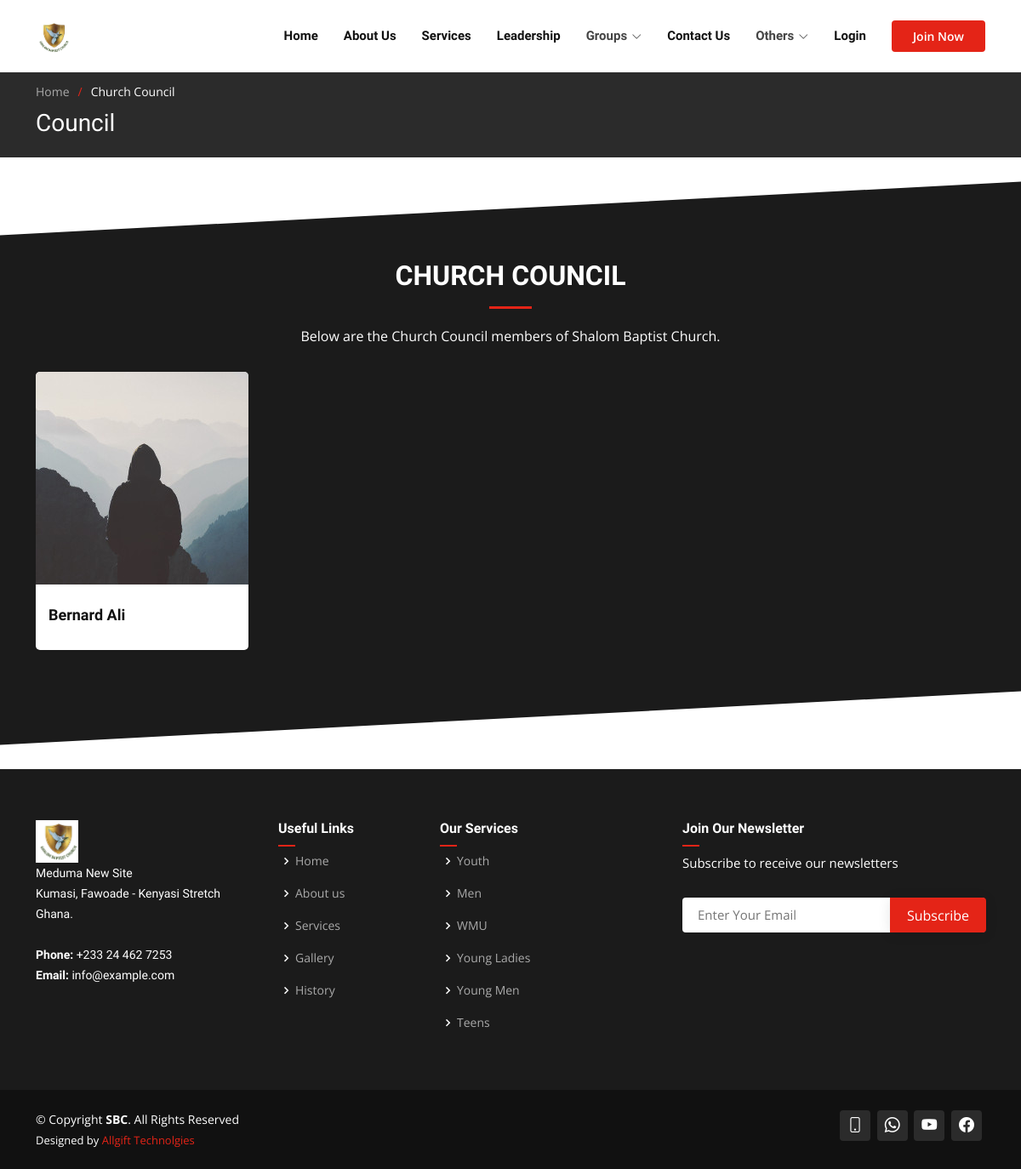
The page /council/ on the database its author committed.
### authy/models.py (models this page shows, shortened)
class Profile(models.Model):
    user = models.OneToOneField(User, on_delete=models.CASCADE, related_name='profile')
    full_name = models.CharField(max_length=50)
    gender = models.CharField(max_length=50, choices=GENDER_CHOICES, null=True, blank=True)
    blood_group = models.CharField(max_length=50, choices=BLOOD_CHOICES, null=True, blank=True)
    place_of_residence = models.CharField(max_length=50)
    birth_date = models.DateField(null=True, blank=True)
    work_status = models.CharField(max_length=50, choices=WORK_STATUS_CHOICES, default='Student')
    organisation_name = models.CharField(max_length=50, null=True, blank=True)
    education_level = models.CharField(max_length=50, choices=EDUCATION_LEVEL_CHOICES, null=True, blank=True)
    image = models.ImageField(default='default.jpg', upload_to='profile_pics', null=True, blank=True)
    created = models.DateField(auto_now_add=True)
    hometown = models.CharField(max_length=50, null=True, blank=True)
    marital_status = models.CharField(max_length=20, choices=MARRIAGE_STATUS_CHOICE, default='Single')
    spouse = models.CharField(max_length=50, null=True, blank=True)
    no_of_children = models.IntegerField(null=True, blank=True)
    phone_no = models.CharField(max_length=20)
    email = models.CharField(max_length=50, null=True, blank=True)
    father_name = models.CharField(max_length=100, null=True, blank=True)
    father_alive = models.CharField(max_length=3, choices=YES_NO_CHOICES, default='Yes')
    mother_name = models.CharField(max_length=100, null=True, blank=True)
    mother_alive = models.CharField(max_length=3, choices=YES_NO_CHOICES, default='Yes')
    next_of_kin_contact = models.CharField(max_length=20, null=True, blank=True)
    date_joined = models.DateField(null=True, blank=True)
    baptism = models.CharField(max_length=10, choices=BAPTISM_CHOICES, default='Not Yet')
    family = models.ForeignKey(Family, on_delete=models.DO_NOTHING, null=True, blank=True, related_name='family')
    auxiliary = models.ForeignKey(Auxiliaries, on_delete=models.DO_NOTHING, null=True, blank=True)
    ministry = models.ForeignKey(Ministries, on_delete=models.DO_NOTHING, null=True, blank=True)
    is_deacon = models.BooleanField(default=False)
    is_council_member = models.BooleanField(default=False)

### core/models.py (models this page shows, shortened)
class Auxiliaries(models.Model):
    name = models.CharField(max_length=255)
    designation = models.CharField(max_length=255, blank=True, null=True)
    about_us = models.TextField(blank=True, null=True)
    mission = models.TextField(blank=True, null=True)
    speech = models.TextField(blank=True, null=True)
    president_picture = models.ImageField(default='group.png', upload_to='auxiliaries', blank=True, null=True)
    group_img = models.ImageField(default='group.png', upload_to='auxiliaries', blank=True, null=True)
    contribution_target = models.DecimalField(max_digits=8, decimal_places=2, blank=True, null=True)
    def get_absolute_url(self):
        return reverse('aux_details', args=[str(self.id)])

### core/views.py (the view)
# urls.py: path('council/', views.council_view, name='council'),
def council_view(request):
    auxiliaries = Auxiliaries.objects.all()
    families = Family.objects.all()
    ministries = Ministries.objects.all()
    councils = Profile.objects.filter(is_council_member=True)
    context = {
        'councils': councils,
        'auxiliaries': auxiliaries,
        'families': families,
        'ministries': ministries,
    }
    return render(request, 'core/councils.html', context)

### core/models.py (called while the page is built)
    def get_absolute_url(self):
        return reverse('family_details', args=[str(self.id)])

    def get_absolute_url(self):
        return reverse('min_details', args=[str(self.id)])

### templates/core/councils.html (shortened to what this page needs)
{% extends 'base.html' %}
{% load static %}
{% load crispy_forms_tags %}
{% block content %}
    <section class="breadcrumbs">
      <div class="container">
        <ol>
          <li><a href="{% url 'home' %}">Home</a></li>
          <li>Church Council</li>
        </ol>
        <h2>Council</h2>
      </div>
    </section>
    <section id="team" class="team section-bg">
      <div class="container" data-aos="fade-up">
        <div class="section-title">
          <h2>Church Council</h2>
          <p>Below are the Church Council members of Shalom Baptist Church.</p>
        </div>
        <div class="row">
            {% for deacon in councils %}
                <div class="col-lg-3 col-md-6 d-flex align-items-stretch">
            <div class="member" data-aos="fade-up" data-aos-delay="100">
              <div class="member-img">
                <img src="{{deacon.image.url}}" class="img-fluid" alt="">
              </div>
              <div class="member-info">
                <h4>{{deacon.full_name}}</h4>
              </div>
            </div>
          </div>
            {% empty %}
                <p style="text-align:center;">No Church Council Member Added Yet</p>
            {% endfor %}
        </div>
      </div>
    </section>
{% endblock content %}

### templates/base.html (shortened to what this page needs)
{% load static %}
<!DOCTYPE html>
<html lang="en">
<head>
  <link href="{% static 'assets/vendor/aos/aos.css' %}" rel="stylesheet">
  <link href="{% static 'assets/vendor/bootstrap/css/bootstrap.min.css' %}" rel="stylesheet">
  <link href="{% static 'assets/vendor/bootstrap-icons/bootstrap-icons.css' %}" rel="stylesheet">
  <link href="{% static 'assets/vendor/boxicons/css/boxicons.min.css' %}" rel="stylesheet">
  <link href="{% static 'assets/vendor/glightbox/css/glightbox.min.css' %}" rel="stylesheet">
  <link href="{% static 'assets/vendor/remixicon/remixicon.css' %}" rel="stylesheet">
  <link href="{% static 'assets/vendor/swiper/swiper-bundle.min.css' %}" rel="stylesheet">
  <link href="{% static 'assets/css/style.css' %}" rel="stylesheet">
</head>
<body>
  <header id="header" class="fixed-top d-flex align-items-center">
    <div class="container d-flex align-items-center">
       <a href="{% url 'home' %}" class="logo me-auto"><img src="{% static 'assets/img/shalom_logo.png' %}" alt=""></a>
      <nav id="navbar" class="navbar order-last order-lg-0">
        <ul>
          <li><a href="{% url 'home' %}">Home</a></li>
          <li><a href="/#about">About Us</a></li>
          <li><a href="/#services">Services</a></li>
          <li><a href="{% url 'leadership' %}">Leadership</a></li>
          <li class="dropdown"><a><span>Groups</span> <i class="bi bi-chevron-down"></i></a>
          </li>
          <li><a href="{% url 'contact' %}">Contact Us</a></li>
          <li class="dropdown"><a><span>Others</span> <i class="bi bi-chevron-down"></i></a>
          </li>
           {% if user.is_authenticated%}
           <li class="dropdown"><a><span>{{user.username}}</span> <i class="bi bi-chevron-down dropdown-indicator"></i></a>
            <ul>
              <li><a href="{% url 'profile' request.user %}">Profile</a></li>
              <li><a href="{% url 'logout' %}">Logout</a></li>
            </ul>
          </li>
          {% else %}
          <li><a href="{% url 'login' %}">Login</a></li>
          {% endif %}
        </ul>
      </nav>
      {% if user.is_authenticated%}
        <a href="{% url 'initiate-payment'  %}" class="get-started-btn scrollto">Donate Now</a>
      {% else %}
        <a href="{% url 'join' %}" class="get-started-btn scrollto">Join Now</a>
      {% endif %}
    </div>
  </header>
  {% block content %}
  {% endblock content %}
  <footer id="footer">
    <div class="footer-top">
      <div class="container">
        <div class="row">
          <div class="col-lg-3 col-md-6 footer-contact">
            <a href="{% url 'home' %}" class="logo me-auto"><img src="{% static 'assets/img/shalom_logo.png' %}" alt="" height="50"></a>
            <p>
              Meduma New Site <br>
              Kumasi, Fawoade - Kenyasi Stretch<br>
              Ghana. <br><br>
              <strong>Phone:</strong> +233 24 462 7253<br>
              <strong>Email:</strong> info@example.com<br>
            </p>
          </div>
          <div class="col-lg-2 col-md-6 footer-links">
            <h4>Useful Links</h4>
            <ul>
              <li><i class="bx bx-chevron-right"></i> <a href="{% url 'home' %}">Home</a></li>
              <li><i class="bx bx-chevron-right"></i> <a href="{% url 'home' %}#about">About us</a></li>
              <li><i class="bx bx-chevron-right"></i> <a href="{% url 'home' %}#services">Services</a></li>
              <li><i class="bx bx-chevron-right"></i> <a href="{% url 'gallery' %}">Gallery</a></li>
              <li><i class="bx bx-chevron-right"></i> <a href="{% url 'history' %}">History</a></li>
            </ul>
          </div>
          <div class="col-lg-3 col-md-6 footer-links">
            <h4>Our Services</h4>
            <ul>
              {% for aux in auxiliaries%}
                <li><i class="bx bx-chevron-right"></i> <a href="{{aux.get_absolute_url}}">{{aux.name}}</a></li>
              {% endfor %}
            </ul>
          </div>
          <div class="col-lg-4 col-md-6 footer-newsletter">
            <h4>Join Our Newsletter</h4>
            <p>Subscribe to receive our newsletters</p>
            <form action="{% url 'subscribers' %}" method="post">
              <input type="email" name="email" placeholder="Enter Your Email">
              <input type="submit" value="Subscribe">
            </form>
          </div>
        </div>
      </div>
    </div>
    <div class="container d-md-flex py-4">
      <div class="me-md-auto text-center text-md-start">
        <div class="copyright">
          &copy; Copyright <strong><span>SBC</span></strong>. All Rights Reserved
        </div>
        <div class="credits">
          Designed by <a href="https://allgifttechnologies.com/">Allgift Technolgies</a>
        </div>
      </div>
      <div class="social-links text-center text-md-end pt-3 pt-md-0">
        {% if user.is_authenticated %}
            <a href="tel:+233244627253" class="google-plus"><i class="bi bi-phone"></i></a>
          {% else %}
            <a href="tel:+233244627253" class="google-plus"><i class="bi bi-phone"></i></a>
          {% endif %}
          <a href="https://api.whatsapp.com/send?phone=233244627253" class="google-plus"><i class="bi bi-whatsapp"></i></a>
          <a href="https://www.youtube.com/@shalombaptistchurch6140/videos" class="google-plus" target="_blank"><i class="bi bi-youtube"></i></a>
          <a href="https://web.facebook.com/baptistshalom?_rdc=1&_rdr" class="facebook" target="_blank"><i class="bi bi-facebook"></i></a>
      </div>
    </div>
  </footer>
</body>
</html>

### rows shown on the page
Profile: image (placeholder picture), full_name "Bernard Ali"
Auxiliaries: name "Youth"
Auxiliaries: name "Men"
Auxiliaries: name "WMU"
Auxiliaries: name "Young Ladies"
Auxiliaries: name "Young Men"
Auxiliaries: name "Teens"
